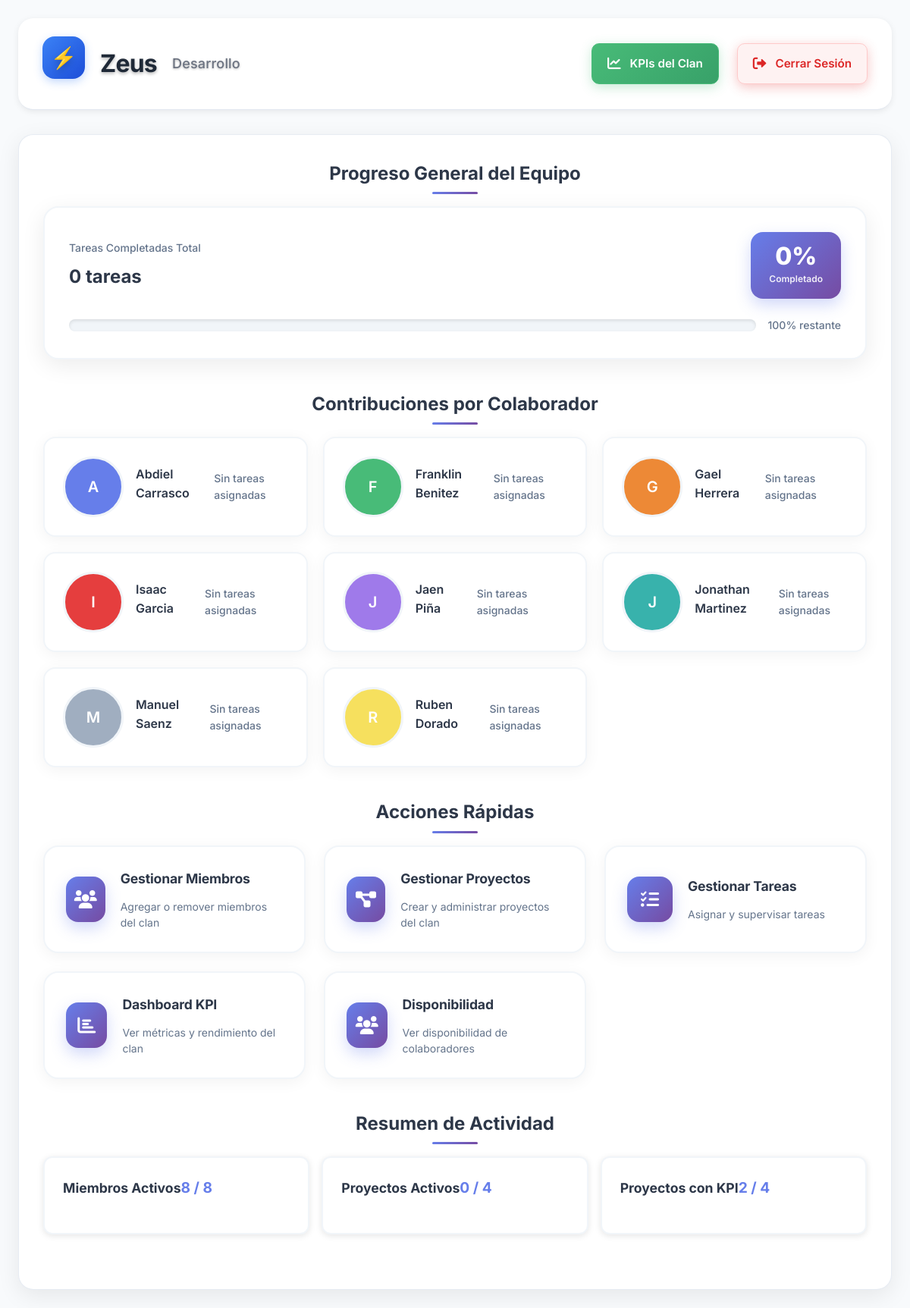
The page /public/?route=clan_leader (signed in) on the database as committed earlier.
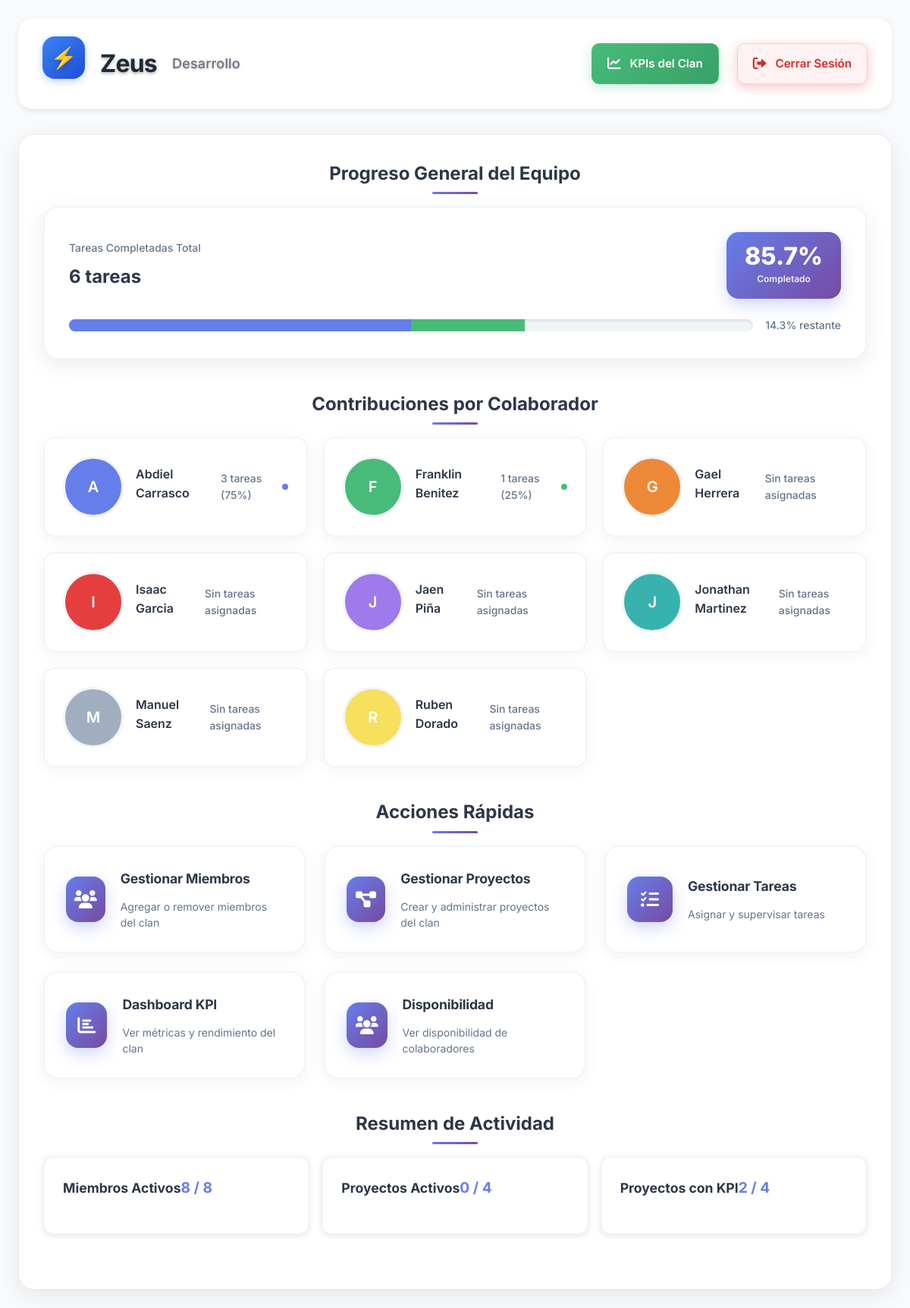
The same page on the database as committed later.
### tables this page shows
CREATE TABLE `Users` (
  `user_id` int NOT NULL,
  `username` varchar(100) NOT NULL,
  `password_hash` varchar(255) NOT NULL,
  `email` varchar(100) DEFAULT NULL,
  `full_name` varchar(100) DEFAULT NULL,
  `is_active` tinyint(1) DEFAULT '1',
  `last_login` timestamp NULL DEFAULT NULL,
  `created_at` timestamp NULL DEFAULT CURRENT_TIMESTAMP
);

### app/models/User.php (called while the page is built, shortened)
<?php
class User {
    private $db;
    public function __construct() {
        $this->db = Database::getConnection();
    }
    public function findById($id) {
        try {
            $stmt = $this->db->prepare("
                SELECT user_id, username, email, full_name, is_active, last_login, created_at
                FROM Users
                WHERE user_id = ? AND is_active = 1
            ");
            $stmt->execute([$id]);
            return $stmt->fetch();
        } catch (PDOException $e) {
            error_log("Error al buscar usuario por ID: " . $e->getMessage());
            return false;
        }
    }
    public function getUserClan($userId) {
        try {
            $stmt = $this->db->prepare("
                SELECT
                    c.clan_id,
                    c.clan_name,
                    c.clan_departamento
                FROM Clans c
                JOIN Clan_Members cm ON c.clan_id = cm.clan_id
                WHERE cm.user_id = ?
                LIMIT 1
            ");
            $stmt->execute([$userId]);
            return $stmt->fetch();
        } catch (PDOException $e) {
            error_log("Error al obtener clan del usuario: " . $e->getMessage());
            return false;
        }
    }
}

### config/database.php (called while the page is built, shortened)
<?php
class Database {
    private static $connection = null;
    public static function getConnection() {
        if (self::$connection === null) {
            try {
                $dsn = "mysql:host=" . DB_HOST . ";dbname=" . DB_NAME . ";charset=utf8mb4";
                $options = [
                    PDO::ATTR_ERRMODE => PDO::ERRMODE_EXCEPTION,
                    PDO::ATTR_DEFAULT_FETCH_MODE => PDO::FETCH_ASSOC,
                    PDO::ATTR_EMULATE_PREPARES => false,
                ];
                self::$connection = new PDO($dsn, DB_USERNAME, DB_PASSWORD, $options);
            } catch (PDOException $e) {
                die('Error de conexión a la base de datos: ' . $e->getMessage());
            }
        }
        return self::$connection;
    }
}

### app/models/Auth.php (called while the page is built, shortened)
<?php
class Auth {
    private $userModel;
    public function __construct() {
        $this->userModel = new User();
    }
    public function isLoggedIn() {
        return isset($_SESSION['user_id']) && !empty($_SESSION['user_id']);
    }
    public function getCurrentUser() {
        return $this->userModel->findById($_SESSION['user_id']);
    }
}

### app/models/Clan.php (called while the page is built, shortened)
<?php
class Clan {
    private $db;
    public function __construct() {
        $this->db = Database::getConnection();
    }
    public function getMembers($clanId) {
        try {
            $stmt = $this->db->prepare("
                SELECT
                    u.user_id,
                    u.username,
                    u.full_name,
                    u.email,
                    u.is_active,
                    u.last_login,
                    r.role_name
                FROM Clan_Members cm
                JOIN Users u ON cm.user_id = u.user_id
                LEFT JOIN User_Roles ur ON u.user_id = ur.user_id
                LEFT JOIN Roles r ON ur.role_id = r.role_id
                WHERE cm.clan_id = ?
                ORDER BY u.full_name
            ");
            $stmt->execute([$clanId]);
            return $stmt->fetchAll();
        } catch (PDOException $e) {
            error_log("Error al obtener miembros: " . $e->getMessage());
            return [];
        }
    }
}

### app/views/clan_leader/dashboard.php (the view, shortened to what the changed rows need)
<div class="clan-leader-dashboard minimal">
    <header class="minimal-header">
        <div class="header-row">
            <div class="title-minimal">
                <h1><?php echo htmlspecialchars($clan['clan_name']); ?></h1>
            </div>
        </div>
    </header>
    <div class="content-minimal">
        <section class="team-progress-section">
            <div class="progress-card">
                <div class="progress-info">
                    <div class="progress-left">
                        <span class="progress-label">Tareas Completadas Total</span>
                        <span class="progress-value"><?php echo number_format($taskStats['completed_tasks']); ?> tareas</span>
                    </div>
                    <div class="progress-right">
                        <div class="completion-box">
                            <span class="completion-percentage"><?php echo $taskStats['completion_percentage']; ?>%</span>
                            <span class="completion-label">Completado</span>
                        </div>
                    </div>
                </div>
                <div class="progress-bar-container">
                    <div class="progress-bar-main">
                        <?php
                        $colors = ['#667eea', '#48bb78', '#ed8936', '#e53e3e', '#9f7aea', '#38b2ac', '#a0aec0', '#f6e05e'];
                        $colorIndex = 0;
                        foreach ($memberContributions as $member) {
                            if ($member['completed_tasks'] > 0) {
                                $width = ($member['completed_tasks'] / max($taskStats['completed_tasks'], 1)) * 100;
                                echo '<div class="progress-segment" style="width: ' . $width . '%; background-color: ' . $colors[$colorIndex % count($colors)] . ';" title="' . htmlspecialchars($member['full_name']) . ' - ' . $member['completed_tasks'] . ' tareas"></div>';
                                $colorIndex++;
                            }
                        }
                        ?>
                    </div>
                    <span class="remaining-text"><?php echo (100 - $taskStats['completion_percentage']); ?>% restante</span>
                </div>
            </div>
        </section>
        <section class="contributions-section">
            <div class="contributions-grid">
                <?php
                $colors = ['#667eea', '#48bb78', '#ed8936', '#e53e3e', '#9f7aea', '#38b2ac', '#a0aec0', '#f6e05e'];
                $colorIndex = 0;
                if (empty($memberContributions)): ?>
                    <div style="text-align: center; padding: 20px; color: #666;">
                        <i class="fas fa-users" style="font-size: 2rem; margin-bottom: 10px;"></i>
                        <p>No hay miembros en el clan o no se pudieron cargar las contribuciones.</p>
                    </div>
                <?php else:
                foreach ($memberContributions as $member):
                    $memberColor = $colors[$colorIndex % count($colors)];
                    $colorIndex++;
                ?>
                    <div class="contribution-card">
                        <div class="member-avatar">
                            <?php if ($member['profile_picture']): ?>
                                <img src="<?php echo htmlspecialchars($member['profile_picture']); ?>" alt="<?php echo htmlspecialchars($member['full_name']); ?>">
                            <?php else: ?>
                                <div class="avatar-initial" style="background-color: <?php echo $memberColor; ?>">
                                    <?php echo $member['initial']; ?>
                                </div>
                            <?php endif; ?>
                        </div>
                        <div class="member-info">
                            <div class="member-name"><?php echo htmlspecialchars($member['full_name']); ?></div>
                            <div class="member-tasks">
                                <?php if ($member['total_tasks'] > 0): ?>
                                    <span class="task-count"><?php echo $member['completed_tasks']; ?> tareas (<?php echo $member['contribution_percentage']; ?>%)</span>
                                    <span class="contribution-dot" style="background-color: <?php echo $memberColor; ?>"></span>
                                <?php else: ?>
                                    <span class="task-count">Sin tareas asignadas</span>
                                <?php endif; ?>
                            </div>
                        </div>
                    </div>
                <?php endforeach;
                endif; ?>
            </div>
        </section>
    </div>
</div>
<?php
require_once __DIR__ . '/../admin/layout.php';
?>

Rows that differ between the two databases and show on the page:
changed users "Abdiel Carrasco": completed_tasks (not shown) → "3"; contribution_percentage (not shown) → "75"; text "Sin tareas asignadas" → "tareas ( %)"
shown differently, row unchanged: users "Franklin Benitez": is_active (not shown) → "1"; contribution_percentage (not shown) → "25"; text "Sin tareas asignadas" → "tareas ( %)"
Other text that changed with them:
$taskStats['completed_tasks']: "0" → "6"
$taskStats['completion_percentage']: "0" → "85.7"
100 - $taskStats['completion_percentage']: "100" → "14.3"
